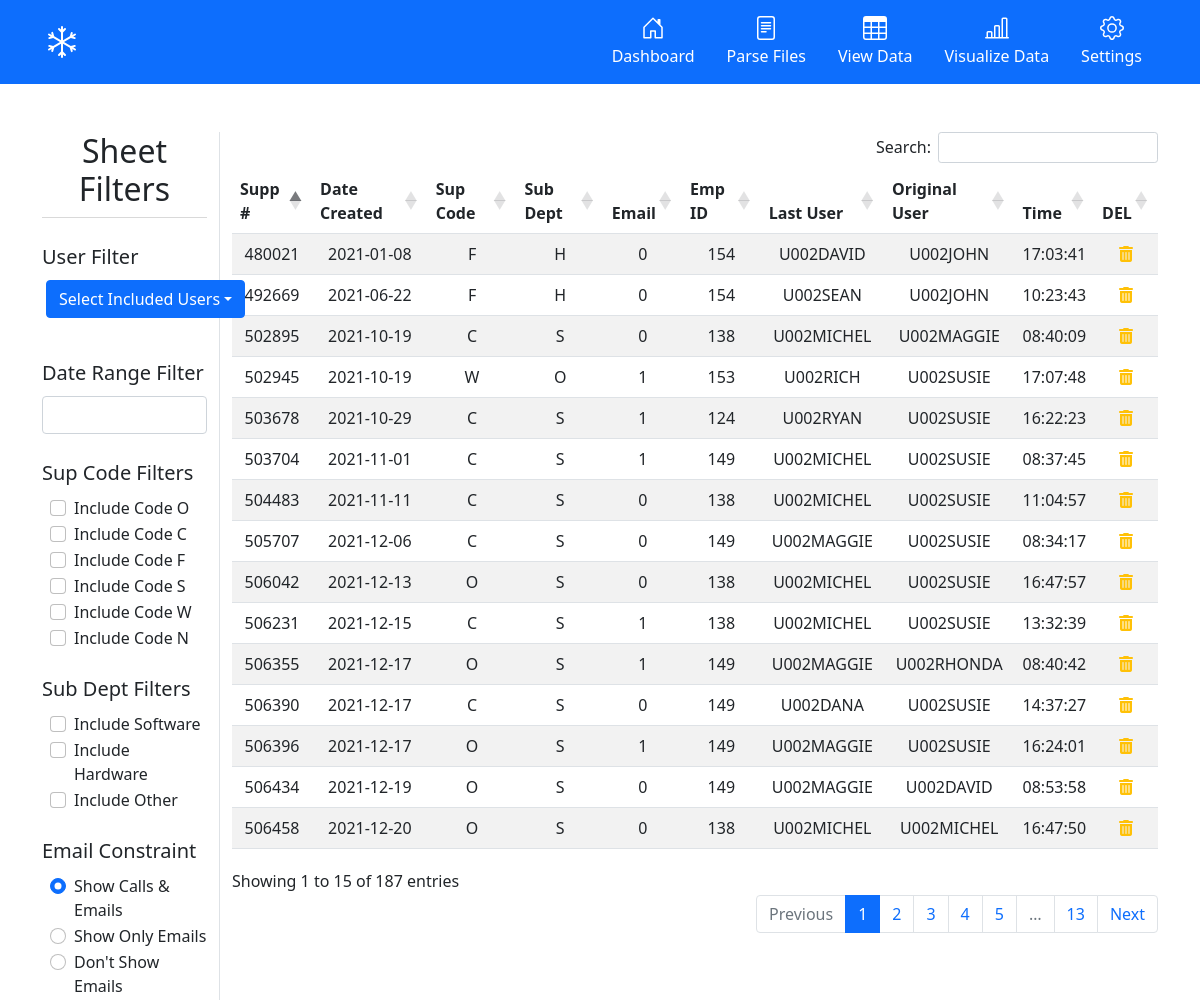
The app's page /sheets/, older data.
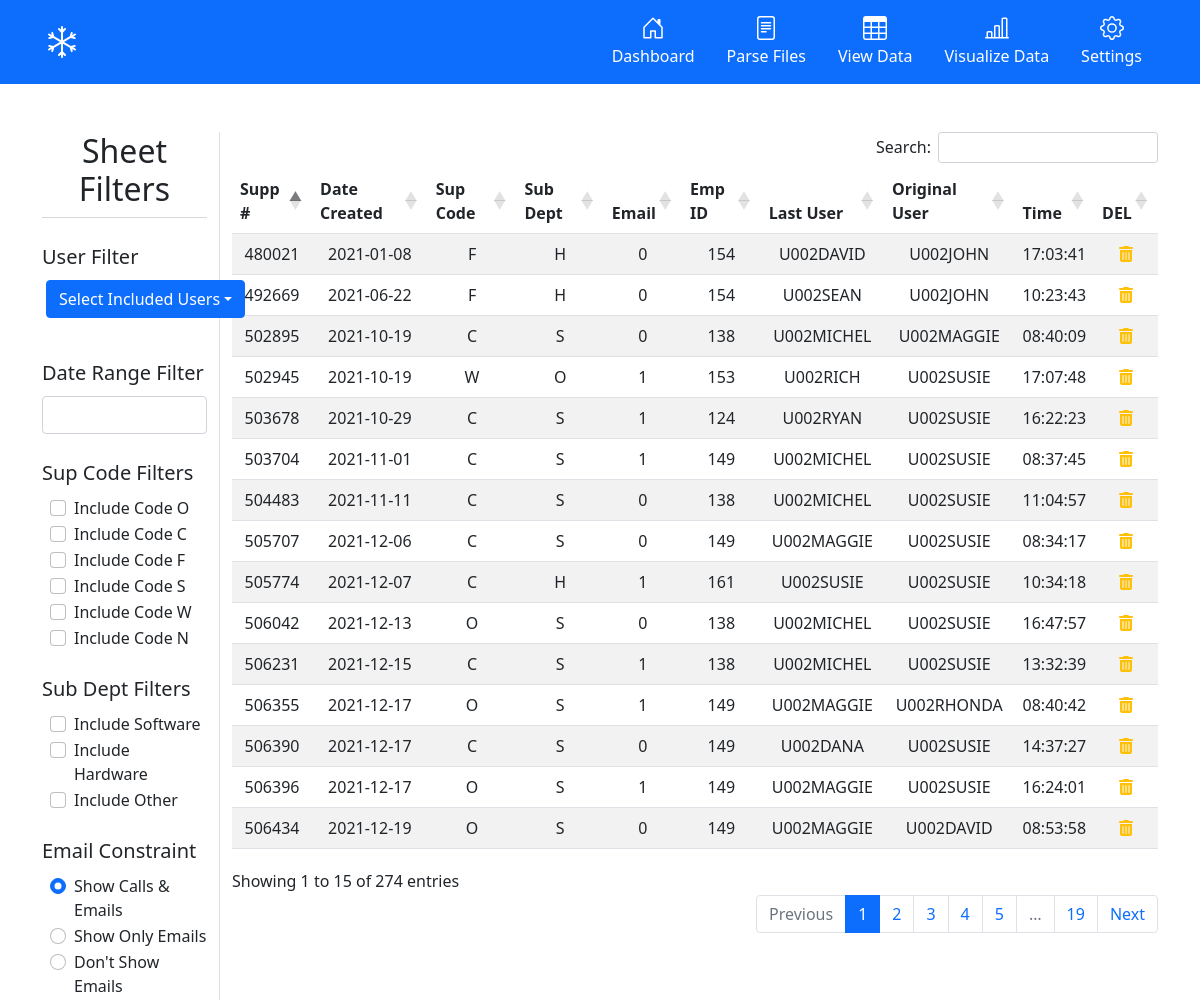
The same page, newer data.
### tables this page shows
CREATE TABLE calls(
                                    support_number TEXT, 
                                    date_created TEXT, 
                                    sup_code TEXT,
                                    sub_dept TEXT,
                                    email TEXT,
                                    employee_id TEXT, 
                                    last_user TEXT, 
                                    original_user TEXT, 
                                    time_last_changed TEXT,
                                    FOREIGN KEY(employee_id) REFERENCES employees(id),
                                    PRIMARY KEY(support_number, date_created));

### src/routes/sheets_routes.py (the view)
@sheets_bp.route('/', methods=["GET"])
def sheets():
    return render_template('sheets.html', calls=calls_db.read(), employees=employees_db.read())

### src/models/call.py (called while the page is built)
    def read(self):
        self.cursor.execute('''
                            SELECT * FROM calls
                            ''')
        return self.cursor.fetchall()

### src/models/employee.py (called while the page is built)
    def read(self):
        self.cursor.execute('''
                            SELECT * FROM employees
                            ''')
        return self.cursor.fetchall()

### src/templates/sheets.html (shortened to what this page needs)
{% extends "base.html" %}
{% block content %}
<div class="container">
  <div class="row mt-5">
    <div class="col-2 border-end">
      <h2 class="display-6 text-center">Sheet Filters</h2>
      <div class="dropdown-divider mt-1"></div>
      <label for="userConstraint" class="form-label lead mt-3">User Filter</label>
      <div id="userConstraint" class="btn-group ms-1 mb-4">
        <button type="button" class="btn btn-primary dropdown-toggle" data-bs-toggle="dropdown">Select Included
          Users</button>
      </div>
      <label for="dateConstraint" class="form-label lead mt-3">Date Range Filter</label>
      <input id="dateConstraint" type="text" name="dates" class="form-control mb-4">
      <label for="supCodeConstraints" class="form-label lead">Sup Code Filters</label>
      <div id="supCodeConstraints" class="ms-2 mb-4">
        <div class="form-check">
          <label class="form-check-label" for="oCheck">Include Code O</label>
          <input class="form-check-input supCodeCheck" type="checkbox" value="O" id="oCheck">
        </div>
        <div class="form-check">
          <label class="form-check-label" for="cCheck">Include Code C</label>
          <input class="form-check-input supCodeCheck" type="checkbox" value="C" id="cCheck">
        </div>
        <div class="form-check">
          <label class="form-check-label" for="fCheck">Include Code F</label>
          <input class="form-check-input supCodeCheck" type="checkbox" value="F" id="fCheck">
        </div>
        <div class="form-check">
          <label class="form-check-label" for="sCheck">Include Code S</label>
          <input class="form-check-input supCodeCheck" type="checkbox" value="S" id="sCheck">
        </div>
        <div class="form-check">
          <label class="form-check-label" for="wCheck">Include Code W</label>
          <input class="form-check-input supCodeCheck" type="checkbox" value="W" id="wCheck">
        </div>
        <div class="form-check">
          <label class="form-check-label" for="nCheck">Include Code N</label>
          <input class="form-check-input supCodeCheck" type="checkbox" value="N" id="nCheck">
        </div>
      </div>
      <label for="subDeptConstraints" class="form-label lead">Sub Dept Filters</label>
      <div id="subDeptConstraints" class="ms-2 mb-4">
        <div class="form-check">
          <label class="form-check-label" for="softwareCheck">Include Software</label>
          <input class="form-check-input subDeptCheck" value="S" type="checkbox" id="softwareCheck">
        </div>
        <div class="form-check">
          <label class="form-check-label" for="hardwareCheck">Include Hardware</label>
          <input class="form-check-input subDeptCheck" value="H" type="checkbox" id="hardwareCheck">
        </div>
        <div class="form-check">
          <label class="form-check-label" for="otherCheck">Include Other</label>
          <input class="form-check-input subDeptCheck" value="O" type="checkbox" id="otherCheck">
        </div>
      </div>
      <label for="emailConstraint" class="form-label lead">Email Constraint</label>
      <div id="emailConstraint" class="ms-2">
        <div class="form-check">
          <label class="form-check-label" for="includeCallsAndEmailsCheck">Show Calls & Emails</label>
          <input class="form-check-input emailRadioButton" value="1|0" type="radio" name="flexRadioDefault" id="includeCallsAndEmailsCheck" checked>
        </div>
        <div class="form-check">
          <label class="form-check-label" for="includeEmailsCheck">Show Only Emails</label>
          <input class="form-check-input emailRadioButton" value="1" type="radio" name="flexRadioDefault" id="includeEmailsCheck">
        </div>
        <div class="form-check">
          <label class="form-check-label" for="excludeEmailsCheck">Don't Show Emails</label>
          <input class="form-check-input emailRadioButton" value="0" type="radio" name="flexRadioDefault" id="excludeEmailsCheck">
        </div>
      </div>
    </div>
    <div class="col-10">
      <table class="table table-striped dataTable text-center" id="sheetTable">
        <thead>
          <tr>
            <th scope="col">Supp #</th>
            <th scope="col">Date Created</th>
            <th scope="col">Sup Code</th>
            <th scope="col">Sub Dept</th>
            <th scope="col">Email</th>
            <th scope="col">Emp ID</th>
            <th scope="col">Last User</th>
            <th scope="col">Original User</th>
            <th scope="col">Time</th>
            <th scope="col">DEL</th>
          </tr>
        </thead>
        <tbody>
          {% for call in calls %}
          <tr>
            <td>{{ call[0] }}</td>
            <td>{{ call[1] }}</td>
            <td>{{ call[2] }}</td>
            <td>{{ call[3] }}</td>
            <td>{{ call[4] }}</td>
            <td>{{ call[5] }}</td>
            <td>{{ call[6] }}</td>
            <td>{{ call[7] }}</td>
            <td>{{ call[8] }}</td>
            <td>
              <a>
                <i class="fas fa-trash-alt text-warning"></i>
              </a>
          </tr>
          {% endfor %}
        </tbody>
      </table>
    </div>
  </div>
</div>
{% endblock %}

### src/templates/base.html (shortened to what this page needs)
<!DOCTYPE html>
<html lang="en">
<head>
    <link href="https://cdn.jsdelivr.net/npm/bootstrap@5.1.3/dist/css/bootstrap.min.css" rel="stylesheet"
>
    <link rel="stylesheet" href="https://cdnjs.cloudflare.com/ajax/libs/animate.css/4.1.1/animate.min.css" />
    <link rel="stylesheet" href="https://cdn.datatables.net/1.11.5/css/dataTables.bootstrap5.min.css">
    <link rel="stylesheet" type="text/css" href="https://cdn.jsdelivr.net/npm/daterangepicker/daterangepicker.css" />
    <link rel="stylesheet" type="text/css" href="{{ url_for('static',filename='css/styles.css') }}">
</head>
<body>
    <div class="px-3 py-2 bg-primary text-white">
        <div class="container">
            <div class="d-flex flex-wrap align-items-center justify-content-center justify-content-lg-start">
                <a href="/" class="d-flex align-items-center my-2 my-lg-0 me-lg-auto text-white text-decoration-none">
                    <svg class="bi me-2" width="40" height="32" role="img" aria-label="Snowball">
                        <use xlink:href="#snowball"></use>
                    </svg>
                </a>
                <ul class="nav col-12 col-lg-auto my-2 justify-content-center my-md-0 text-small">
                    <li>
                        <a href="/settings/employees" class="nav-link text-white">
                            <svg class="bi d-block mx-auto mb-1" width="24" height="24">
                                <use xlink:href="#home"></use>
                            </svg>
                            Dashboard
                        </a>
                    </li>
                    <li>
                        <a href="/parse" class="nav-link text-white">
                            <svg class="bi d-block mx-auto mb-1" width="24" height="24">
                                <use xlink:href="#file-text"></use>
                            </svg>
                            Parse Files
                        </a>
                    </li>
                    <li>
                        <a href="/sheets" class="nav-link text-white">
                            <svg class="bi d-block mx-auto mb-1" width="24" height="24">
                                <use xlink:href="#table"></use>
                            </svg>
                            View Data
                        </a>
                    </li>
                    <li>
                        <a href="/visualize" class="nav-link text-white">
                            <svg class="bi d-block mx-auto mb-1" width="24" height="24">
                                <use xlink:href="#chart"></use>
                            </svg>
                            Visualize Data
                        </a>
                    </li>
                    <li>
                        <a href="#" class="nav-link text-white">
                            <svg class="bi d-block mx-auto mb-1" width="24" height="24">
                                <use xlink:href="#setting"></use>
                            </svg>
                            Settings
                        </a>
                    </li>
                </ul>
            </div>
        </div>
    </div>
    {% block content %}
    {% endblock %}
</body>
</html>

### src/static/css/styles.css (style rules this page uses)
.bi { vertical-align: -0.125em; pointer-events: none; fill: currentColor; }
.display-6 { font-size: 2rem !important; }

Row changes from the older to the newer data that the page shows:
no longer on this page (row unchanged): calls: support_number "506458", date_created "2021-12-20", sup_code "O", sub_dept "S", email "0", employee "138", last_user "U002MICHEL", original_user "U002MICHEL", time_last_changed "16:47:50"
added calls: support_number "505774", date_created "2021-12-07", sup_code "C", sub_dept "H", email "1", employee "161", last_user "U002SUSIE", original_user "U002SUSIE", time_last_changed "10:34:18"
Text that changed along with them:
text written by a page script: "Search: Showing 1 to 15 of 187 entries Previous 1 2 3 4 5 … 13 Next" → "Search: Showing 1 to 15 of 274 entries Previous 1 2 3 4 5 … 19 Next"
